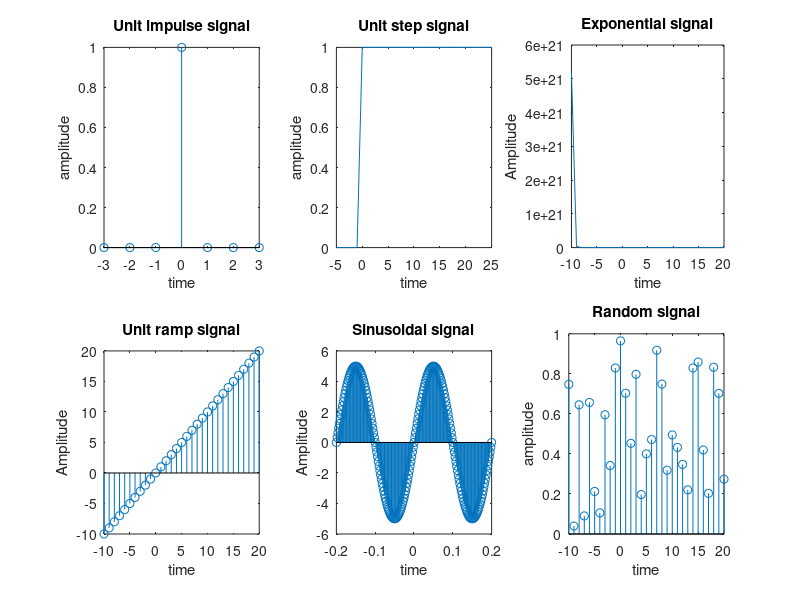

MATLAB code to generate this figure:
n6=-10:1:20;
x6=rand(1,31);
subplot(2,3,6);
stem(n6,x6);
xlabel('time');
ylabel('amplitude');
title('Random signal');
clc;
clear all;
n4=-10:1:20;
x4=n4;
subplot(2,3,4);
stem(n4,x4);
xlabel('time');
ylabel('Amplitude');
title('Unit ramp signal');
clc;
clear all;
t1=-3:1:3;
x1=[0,0,0,1,0,0,0];
subplot(2,3,1);
stem(t1,x1);
xlabel('time');
ylabel('amplitude');
title('Unit impulse signal');
t2=-5:1:25;
x2=[zeros(1,5),ones(1,26)];
subplot(2,3,2);
plot(t2,x2);
xlabel('time');
ylabel('amplitude');
title('Unit step signal');
clc;
clear all;
A=input('Enter the amplitude:');
f=input('Enter the frequency:');
n5=-0.2:0.002:0.2;
x5=A*sin(2*pi*f*n5);
subplot(2,3,5);
stem(n5,x5);
xlabel('time');
ylabel('Amplitude');
title('Sinusoidal signal');
clc;
clear all;
a=input('Enter the value of a:');
t3=-10:1:20;
x3=exp(-1*a*t3);
subplot(2,3,3);
plot(t3,x3);
xlabel('time');
ylabel('Amplitude');
title('Exponential signal');